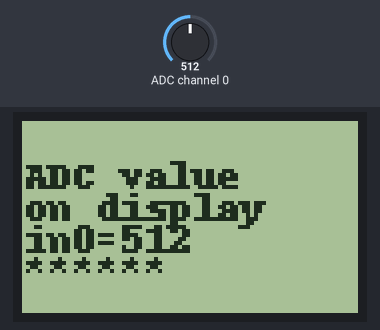
The program below on a simulated Raspberry Pi (BCM pin numbers). Shown: 84×48 one-colour display. The inputs (shaded band) are chosen by the test bench; at power-on: ADC channel 0 = 512 (analog values on the 0–1023 scale).

Above: at 1.2 s.
1.3 s: ADC channel 0 set to 716
At 1.9 s:
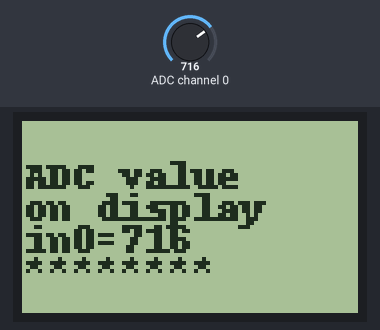
2.8 s: ADC channel 0 set to 900
At 3.4 s:
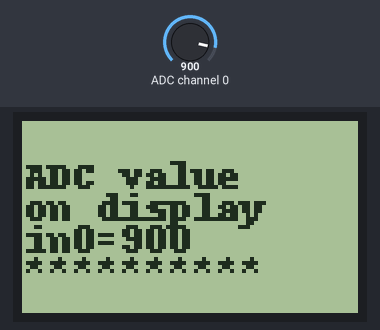
4.3 s: ADC channel 0 set to 1023
At 5.3 s:
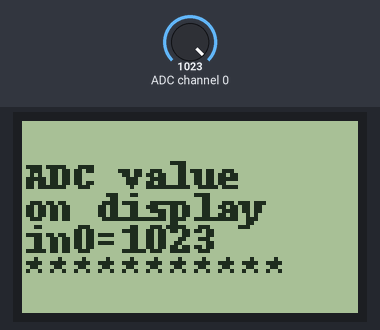
5.8 s: ADC channel 0 set to 510
At 6.9 s:
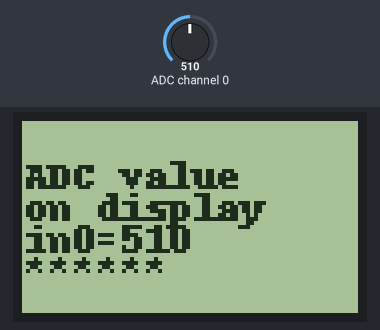
7.3 s: ADC channel 0 set to 482
At 8.5 s:
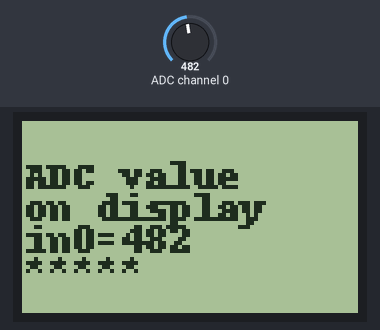
8.8 s: ADC channel 0 set to 412
At 9.5 s:
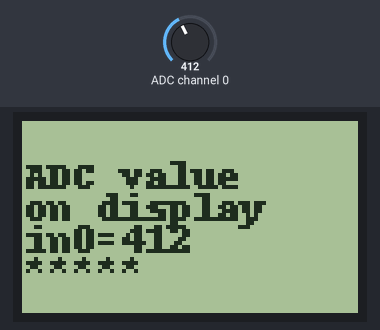
10.3 s: ADC channel 0 set to 386
Timing chart, 0 to 12.8 s (numbered marks = the images above; inputs shaded):
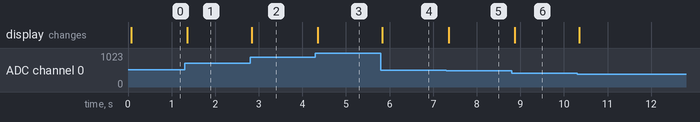

Measured:
- the behaviour switches between 500 and 499 on ADC channel 0 (found by bisection; images 4 and 5)
- after the input at 1.3 s, the display: changes after 0.06 s (image 1)
- after the input at 2.8 s, the display: changes at once (image 2)
- after the input at 4.3 s, the display: changes after 0.06 s (image 3)
- after the input at 5.8 s, the display: changes at once (image 4)
- after the input at 7.3 s, the display: changes after 0.06 s (image 5)
- after the input at 8.8 s, the display: changes after 0.08 s (image 6)

The program:

Oefening3.py
```python
import time
import busio
import digitalio
import board
import adafruit_pcd8544
from PIL import Image
from PIL import ImageDraw
from PIL import ImageFont
from adafruit_bus_device.spi_device import SPIDevice

spi = busio.SPI(board.SCK, MOSI=board.MOSI, MISO=board.MISO)

# Initialize SPI bus
spi = busio.SPI(board.SCK, MOSI=board.MOSI, MISO=board.MISO)
# Initialize control pins for adc
cs0 = digitalio.DigitalInOut(board.CE0)  # chip select
adc = SPIDevice(spi, cs0, baudrate= 1000000)

def readadc(adcnum):
    if ((adcnum > 7) or (adcnum < 0)):
        return -1
    with adc:
        r = bytearray(3)
        spi.write_readinto([1,(8+adcnum)<<4,0], r)
        time.sleep(0.000005)
        adcout = ((r[1]&3) << 8) + r[2]
        return adcout

dc = digitalio.DigitalInOut(board.D23)
cs1 = digitalio.DigitalInOut(board.CE1)
reset = digitalio.DigitalInOut(board.D24)
display = adafruit_pcd8544.PCD8544(spi, dc, cs1, reset, baudrate = 1000000)
display.bias = 4
display.contrast = 30
display.invert = True

display.fill(0)
display.show()

font = ImageFont.load_default()

while True:
    tmp0 = readadc(0) # read channel 0
    multiplier = (tmp0 / 100) + 1

    image = Image.new('1', (display.width, display.height))
    draw = ImageDraw.Draw(image)
    draw.rectangle((0, 0, display.width, display.height), outline=255, fill=255)

    draw.text((1,8), 'ADC value', font=font)
    draw.text((1,16), 'on display', font=font)
    draw.text((1,24), 'in0=' + str(tmp0), font=font)
    draw.text((1, 32), '*' * int(multiplier), font=font)

    display.image(image)
    display.show()
```
